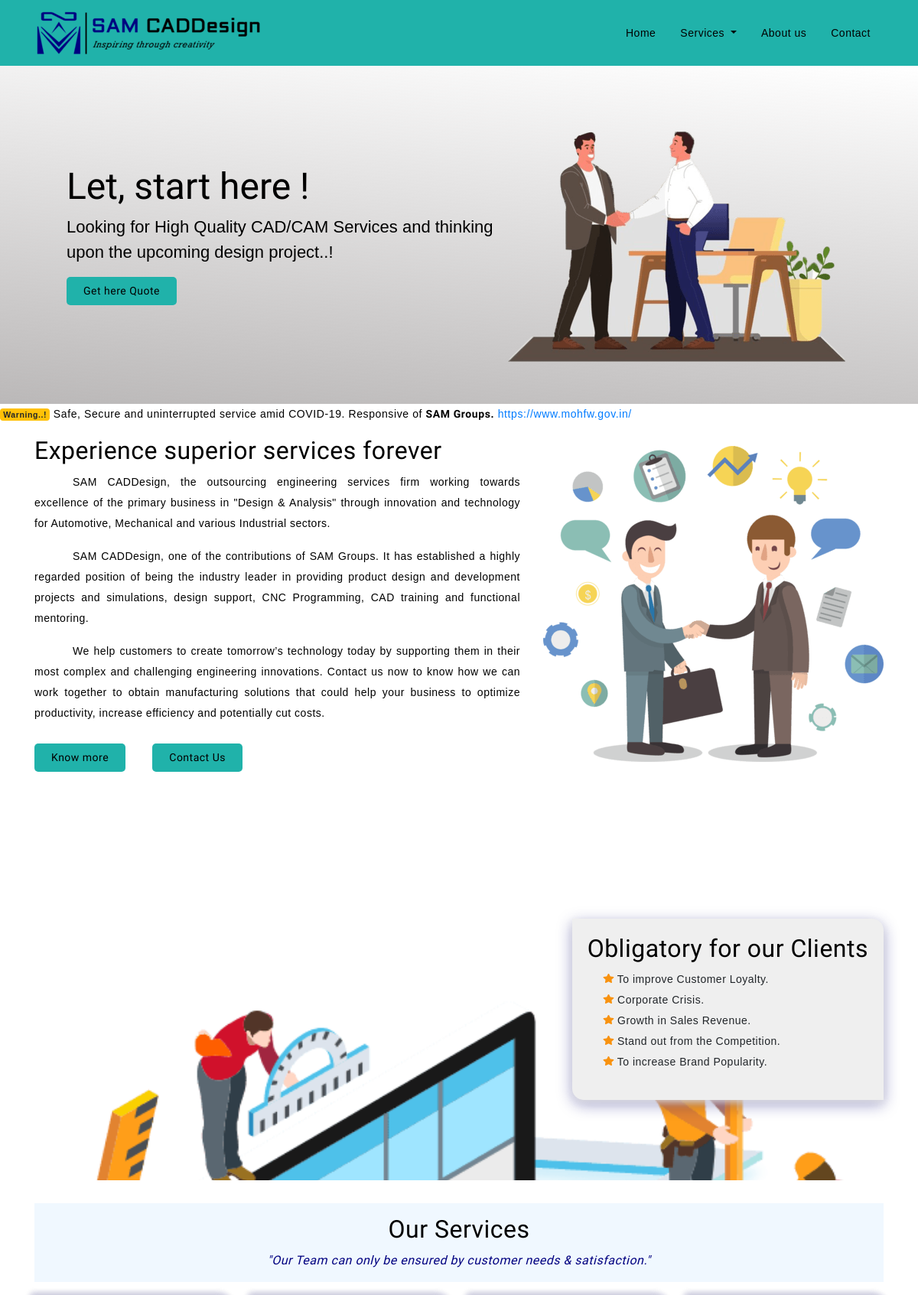
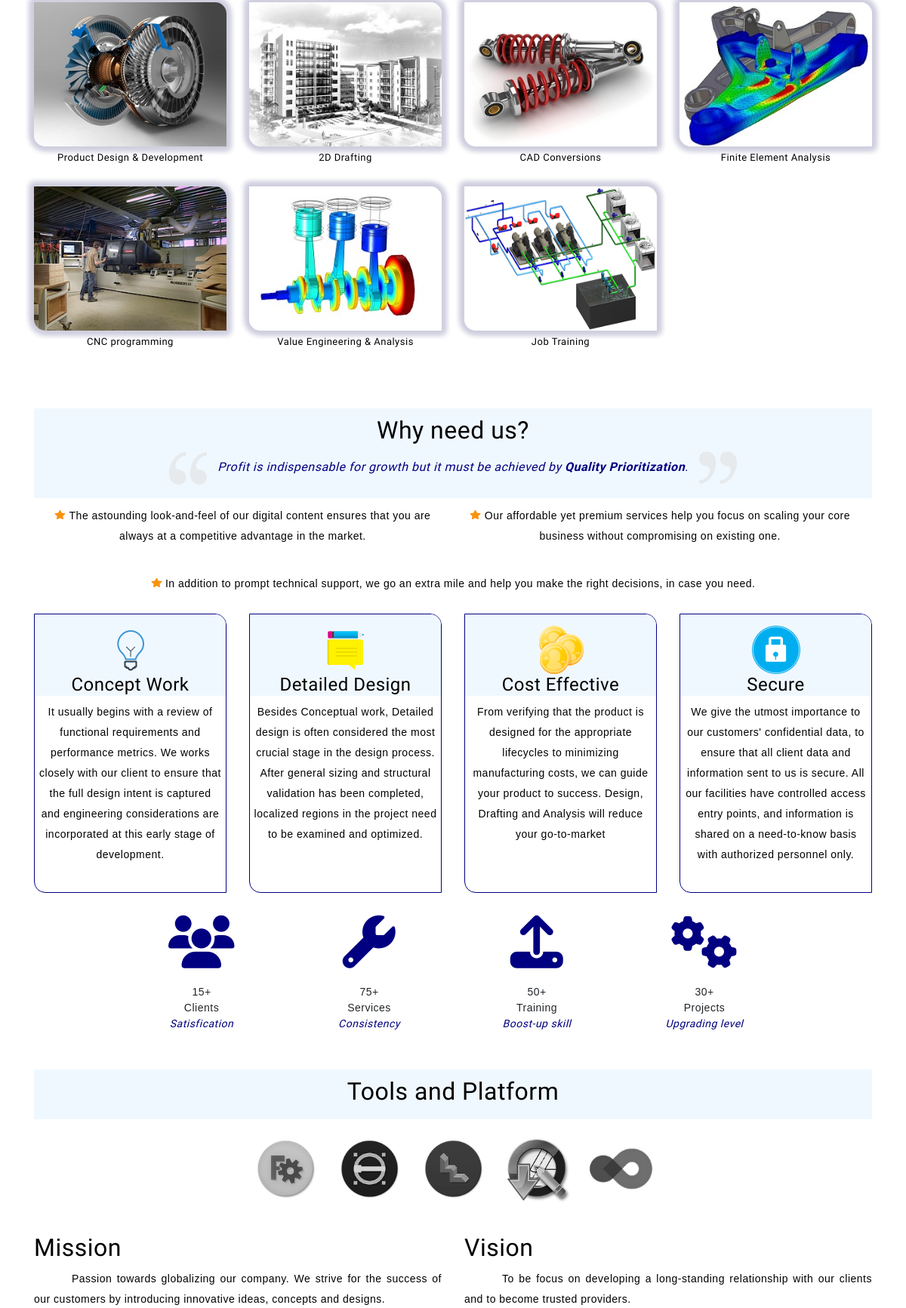
The page / (upper part) on the database its author committed (2 pictures, top to bottom).
### website/models.py (models this page shows, shortened)
class services (models.Model):
    services_active = models.BooleanField(default=True)
    name = models.CharField(max_length=50, null=True)
    percentage = models.CharField(default=True, max_length=3)
    thumb_image = models.ImageField()
    name_active = models.BooleanField(default=True)
    description_1 = models.TextField()
    description_2 = models.TextField(null=True, blank=True)
    description_3 = models.TextField(null=True, blank=True)
    head_1 = models.CharField(max_length=100, null=True)
    head_1_info = models.TextField(null=True)
    image_active = models.BooleanField(default=True)
    image_1 = models.ImageField()
    image_2 = models.ImageField()
    head_2 = models.CharField(max_length=100, null=True)
    head_2_info = models.TextField(null=True)

class values (models.Model):
    name = models.CharField(max_length=50)
    image = models.CharField(max_length=50, default=True)
    count = models.CharField(max_length=50)
    quote = models.CharField(max_length=100)
    description_1 = models.TextField(blank=True)

class aboutus (models.Model):
    about_active = models.BooleanField(default=True)
    name = models.CharField(max_length=50)
    description_1 = models.TextField()
    description_2 = models.TextField()
    description_3 = models.TextField(blank=True)
    description_4 = models.TextField(blank=True)
    disclaimer = models.TextField(default=True)
    mission = models.TextField(default=True)
    vision = models.TextField(default=True)

### website/views.py (the view)
# urls.py: path('', home_view, name="home"),
def home_view(request):
    instance_1 = services.objects.all()
    instance_2 = softwares.objects.all()
    instance_3 = company.objects.all()
    instance_4 = aboutus.objects.all()
    instance_5 = values.objects.all()
    about_list = []
    for obj in instance_4:
        about_dict = {
            "name": obj.name,
            "description_1": obj.description_1.split(";"),
            "description_2": obj.description_2.split(";"),
            "description_3": obj.description_3.split(";"),
            "description_4": obj.description_4.split(";"),
            "disclaimer": obj.disclaimer,
            "mission": obj.mission,
            "vision": obj.vision
        }
        about_list.append(about_dict)
    context = {
        'services': instance_1,
        'softwares': instance_2,
        'company': instance_3,
        'about': about_list,
        'values': instance_5,
        'title': "Home"
    }
    return render(request, "index.html", context)

### templates/index.html
{% extends 'base.html'%}
{%load static%}
{%block content%}
<section id="slider">
    <div class="container">
        <div class="float">
            <div class="left">
                <h2 data-aos="fade-right">Let, start here !</h2>
                <p data-aos="fade-left">Looking for High Quality CAD/CAM Services and thinking upon the upcoming design project..!</p>
                <button type="button" class="btn btn-primary" onclick="location.href='{% url 'contact' %}'" data-aos="zoom-in">Get here Quote</button>
            </div>
            <div class="right">
                <img class="d-block w-100" src="../static/images/agreement.png" alt="carousel"></img>
            </div>
        </div>
    </div>
</section>
<div class="marquee">
    <marquee behavior="scroll" direction="left" onmouseover="this.stop();" onmouseout="this.start();">
        <h6><span class="badge badge-warning">Warning..! </span> Safe, Secure and uninterrupted service amid COVID-19. Responsive of <b style="font-family: 'Aldrich', sans-serif;">SAM Groups.</b>
        <a href="https://www.mohfw.gov.in/" target="_blank">https://www.mohfw.gov.in/</a></h6></marquee>
</div>
<section id="about">
    <div class="container">
        {% for data in about %}
        <div class="row">
            <div class="col-md-7 col-sm-12">
                <h2 data-aos="slide-down">Experience superior services forever</h2>
                {% for description_1 in data.description_1 %}
                    <p data-aos="zoom-in">{{description_1}}</p>
                {%endfor%}
                <button type="button" class="btn btn-primary" onclick="location.href='{% url 'aboutus' %}'" data-aos="zoom-in">Know more</button>&nbsp; &nbsp; &nbsp; &nbsp;
                <button type="button" class="btn btn-primary" onclick="location.href='{% url 'contact' %}'" data-aos="zoom-in">Contact Us</button>
            </div>
            <div class="col-md-5 col-sm-12" data-aos="flip-right">
                <img class="d-block w-100" src="../static/images/myclient.png" alt="mission-vision"></img>
            </div>
        </div>
        {%endfor%}
    </div>
</section><br>
<section id="services">
    <div class="parallax">
        <div class="container">
            <div class="parallax-info">
                <div class="parallax-style fadeInLeft" data-aos="zoom-out">
                <h2>Obligatory for our Clients</h2>
                <ul>
                    <li><img style="width: 15px; margin-bottom: 5px;" src="../static/images/color_star.svg"> To improve Customer Loyalty.</li>
                    <li><img style="width: 15px; margin-bottom: 5px;" src="../static/images/color_star.svg"> Corporate Crisis.</li>
                    <li><img style="width: 15px; margin-bottom: 5px;" src="../static/images/color_star.svg"> Growth in Sales Revenue.</li>
                    <li><img style="width: 15px; margin-bottom: 5px;" src="../static/images/color_star.svg"> Stand out from the Competition.</li>
                    <li><img style="width: 15px; margin-bottom: 5px;" src="../static/images/color_star.svg"> To increase Brand Popularity.</li>
                </ul>
                </div>
            </div>
        </div>
    </div>
    <div class="container">
        <div class="services-heading" data-aos="zoom-in">
            <h2>Our Services</h2>
            <i>"Our Team can only be ensured by customer needs & satisfaction."</i>
        </div>
        <div class="row">
            {% for data in services %}
                {%if data.services_active%}
                <div class="col-md-3 col-xs-6 box" data-aos="zoom-in">
                    <div class="img-box">
                        <a href="{% url 'services_id' data.name %}">
                            <img src="{{data.thumb_image.url}}" alt="{{data.name}}" class="img-responsive" title="{{data.name}}">
                        </a>
                    </div>
                    <a href="{% url 'services_id' data.name %}">{{data.name}}</a>
                </div>
                {%endif%}
            {%endfor%}
        </div>
    </div>
</section>
<section id="feature">
    <div class="container">
        <div class="feature-heading" data-aos="zoom-in">
            <h2>Why need us?</h2>
            <h6><img style="width: 50px; margin-right: 10px;" src="../static/images/quate.svg">
                Profit is indispensable for growth but it must be achieved by <b>Quality Prioritization</b>.
                <img style="width: 50px; transform: rotate(180deg); margin-left: 10px;" src="../static/images/quate.svg"></h6>
        </div>
        <div class="feature-flex" data-aos="zoom-in">
            <div><p><img src="../static/images/color_star.svg"> The astounding look-and-feel of our digital content ensures that you are always at a competitive advantage in the market.</p></div>
            <div><p><img src="../static/images/color_star.svg"> Our affordable yet premium services help you focus on scaling your core business without compromising on existing one.</p></div>
            <div><p><img src="../static/images/color_star.svg"> In addition to prompt technical support, we go an extra mile and help you make the right decisions, in case you need.</p></div>
        </div>
        <div class="row">
            <div class="col-md-3 col-sm-6">
                <div class="wrap-item">
                    <div class="item-img" data-aos="flip-right"><img src="../static/images/ser01.png">
                    <h4 class="pad-bt15">Concept Work</h4></div>
                    <p data-aos="zoom-in">It usually begins with a review of functional requirements and performance metrics. We works closely with our client to ensure that the full design intent is captured and engineering considerations are incorporated at this early stage of development.</p>
                </div>
            </div>
            <div class="col-md-3 col-sm-6">
                <div class="wrap-item text-center">
                    <div class="item-img" data-aos="flip-right"><img src="../static/images/ser02.png">
                    <h4 class="pad-bt15">Detailed Design</h4></div>
                    <p data-aos="zoom-in">Besides Conceptual work, Detailed design is often considered the most crucial stage in the design process. After general sizing and structural validation has been completed, localized regions in the project need to be examined and optimized.</p>
                </div>
            </div>
            <div class="col-md-3 col-sm-6">
                <div class="wrap-item text-center">
                    <div class="item-img" data-aos="flip-right"><img src="../static/images/ser03.png">
                    <h4 class="pad-bt15">Cost Effective</h4></div>
                    <p data-aos="zoom-in">From verifying that the product is designed for the appropriate lifecycles to minimizing manufacturing costs, we can guide your product to success. Design, Drafting and Analysis will reduce your go-to-market</p>
                </div>
            </div>
            <div class="col-md-3 col-sm-6">
                <div class="wrap-item text-center">
                    <div class="item-img" data-aos="flip-right"><img src="../static/images/ser04.png">
                    <h4 class="pad-bt15">Secure</h4></div>
                    <p data-aos="zoom-in">We give the utmost importance to our customers' confidential data, to ensure that all client data and information sent to us is secure. All our facilities have controlled access entry points, and information is shared on a need-to-know basis with authorized personnel only.</p>
                </div>
            </div>
        </div>
    </div>
</section>
<section id="scrolldown">
    <div class="container">
        <div class="float">
            {% for data in values %}
                <div class="center" data-aos="zoom-in">
                    <i class="{{data.image}} fa-5x" aria-hidden="true"></i><br><br>
                    <a>{{data.count}}<br>{{data.name}}</a><br><i style="color: #000080;">{{data.quote}}</i>
                </div>
            {%endfor%}
        </div>
    </div>
</section>
<section id="feature">
    <div class="container">
        <div class="feature-heading" data-aos="zoom-in"><h2>Tools and Platform</h2></div>
        <div class="flex">
                <img src="../static/images/logo/freecad.png"></img>
                <img src="../static/images/logo/librecad.png"></img>
                <img src="../static/images/logo/wings3d.png"></img>
                <img src="../static/images/logo/qcad.png"></img>
                <img src="../static/images/logo/opencascade.png"></img>
        </div>
    </div>
</section>
<section id="about">
    <div class="container">
        <div class="row" data-aos="zoom-in">
            {% for data in about %}
            <div class="col-md-6 col-sm-12">
                <h2>Mission</h2>
                <p>{{data.mission}}</p>
            </div>
            <div class="col-md-6 col-sm-12">
                <h2>Vision</h2>
                <p>{{data.vision}}</p>
            </div>
            {%endfor%}
        </div>
    </div>
</section>
{%endblock content%}

### rows shown on the page
services: thumb_image (picture), name "Product Design & Development"
services: thumb_image (picture), name "2D Drafting"
services: thumb_image (picture), name "CAD Conversions"
services: thumb_image (picture), name "Finite Element Analysis"
services: thumb_image (picture), name "CNC programming"
services: thumb_image (picture), name "Value Engineering & Analysis"
services: thumb_image (picture), name "Job Training"
values: count "15+", name "Clients", quote "Satisfication"
values: count "75+", name "Services", quote "Consistency"
values: count "50+", name "Training", quote "Boost-up skill"
values: count "30+", name "Projects", quote "Upgrading level"
aboutus: mission "Passion towards globalizing our company. We strive for the success of our customers by introducing innovative ideas, concepts and designs.", vision "To be focus on developing a long-standing relationship with our clients and to become trusted providers."
